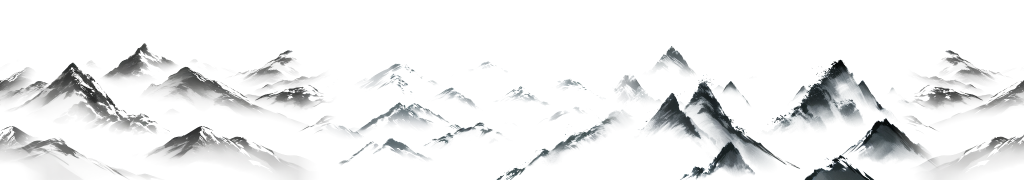
#> input picture assets/battle/far.png, 2048 x 360 px, given in place of guanyu.png, which was not available (shown at 1/2 size)
$ python chk1.py
#> lines starting #> are read from the running program, lines starting #| are printed output that depends on the picture; pictures that were not available may be replaced by others from this repository, and a replacement may not be noted
# -*- coding: utf-8 -*-
# 검수: 크기·모드·알파·가장자리 페이드·조각 수
import sys, numpy as np
from PIL import Image
from scipy import ndimage
sys.stdout.reconfigure(encoding='utf-8')
R='C:/claude/gunyoung/assets/battle/'
keys=['guanyu','zhangfei','xiahoudun','dianwei']
print('== cutin ==')
for k in keys:
    im=Image.open(R+'cutin/%s.png'%k); a=np.array(im.convert('RGBA')); al=a[...,3]
#> further down, im is the input picture: PIL image 2048x360 RGBA; mean R, G, B, A 224.1, 225.2, 225.7, 35.6
#> after `al = a[..., 3]`:
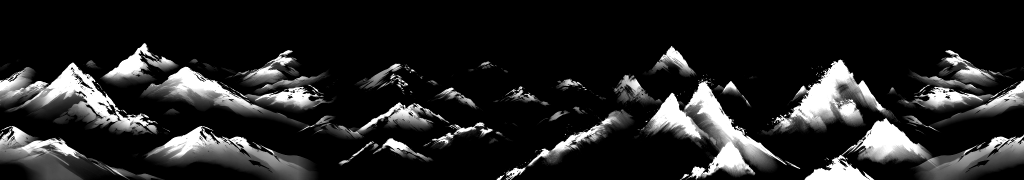
#> al: shape (360, 2048) (shown at 1/2 size); min 0, max 255, mean 35.6
    print(k, im.size, im.mode, 'alpha min/max',al.min(),al.max(), 'opaque%%=%.1f'%((al>250).mean()*100))
#| guanyu (2048, 360) RGBA alpha min/max 0 255 opaque%=6.1
    print('  edge max alpha: top',al[0].max(),'bot',al[-1].max(),'L',al[:,0].max(),'R',al[:,-1].max())
#|   edge max alpha: top 0 bot 255 L 255 R 255
    # fade profile: max alpha per column near left / right, per row near top/bottom
    print('  col max alpha x=0,20,60,120,200,255,300:',[int(al[:,x].max()) for x in (0,20,60,120,200,255,300)])
#|   col max alpha x=0,20,60,120,200,255,300: [255, 255, 255, 255, 255, 255, 255]
    print('  col max alpha from right 0,20,60,100,135,160:',[int(al[:,-1-x].max()) for x in (0,20,60,100,135,160)])
#|   col max alpha from right 0,20,60,100,135,160: [255, 255, 255, 255, 255, 255]
    print('  row max alpha y=0,10,30,50,75,100:',[int(al[y].max()) for y in (0,10,30,50,75,100)])
#|   row max alpha y=0,10,30,50,75,100: [0, 0, 0, 0, 0, 255]
    print('  row max alpha from bottom 0,20,60,110,165,200:',[int(al[-1-y].max()) for y in (0,20,60,110,165,200)])
#|   row max alpha from bottom 0,20,60,110,165,200: [255, 255, 255, 255, 255, 255]
    ys,xs=np.where(al>8); print('  bbox',xs.min(),ys.min(),xs.max(),ys.max())
#|   bbox 0 86 2047 359
    lab,n=ndimage.label(al>0); sz=ndimage.sum(al>0,lab,range(1,n+1)); print('  components',n, sorted([int(s) for s in sz])[-5:])
#> after `lab, n = ndimage.label(al > 0)`:
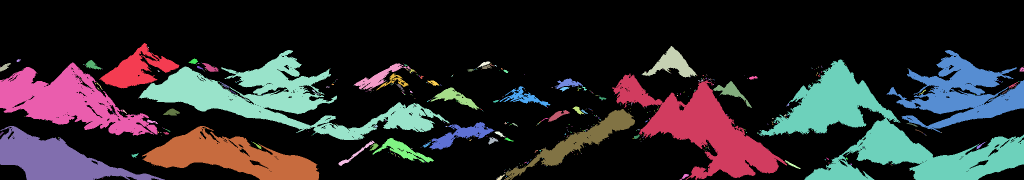
#> lab: shape (360, 2048) int32 (shown at 1/2 size); 694 distinct labels, from 0 to 693; one colour per label, 0 black
#> after `lab, n = ndimage.label(al > 0)`: n = 693
#> after `sz = ndimage.sum(al > 0, lab, range(1, n + 1))`: sz = 693 values, max 40758 at index 14, min 1 at index 1, mean 295.6
#|   components 693 [18425, 21392, 25772, 32530, 40758]
    print('  alpha0 rgb max', int(a[...,:3][al==0].max()) if (al==0).any() else None)
#|   alpha0 rgb max 255
    # inner transparent holes not touching edge
    lab2,n2=ndimage.label(al==0); edge=set(np.unique(np.concatenate([lab2[0],lab2[-1],lab2[:,0],lab2[:,-1]])).tolist())
#> after `lab2, n2 = ndimage.label(al == 0)`:
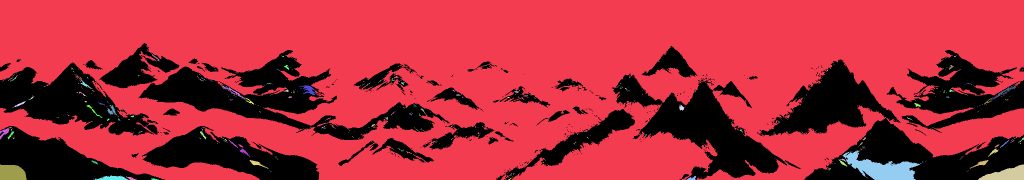
#> lab2: shape (360, 2048) int32 (shown at 1/2 size); 842 distinct labels, from 0 to 841; one colour per label, 0 black
#> after `lab2, n2 = ndimage.label(al == 0)`: n2 = 841
#> after `edge = set(np.unique(np.concatenate([lab2[0], lab2[-1], lab2[:, 0], la`: edge = 13 items
    inner=[(int(ndimage.sum(np.ones_like(al),lab2,i)),ndimage.center_of_mass(al==0,lab2,i)) for i in range(1,n2+1) if i not in edge]
#> inner = 829 items
    inner.sort(reverse=True); print('  inner holes',len(inner),[(s,int(c[1]),int(c[0])) for s,c in inner[:12]])
#|   inner holes 829 [(270, 617, 179), (195, 2008, 183), (195, 466, 183), (167, 1961, 326), (167, 513, 326), (161, 223, 221), (98, 186, 220), (96, 1987, 303), (96, 487, 303), (89, 170, 168), (74, 1362, 215), (72, 39, 208)]
#> (the run stopped early here; a loop or call above may not have finished)
